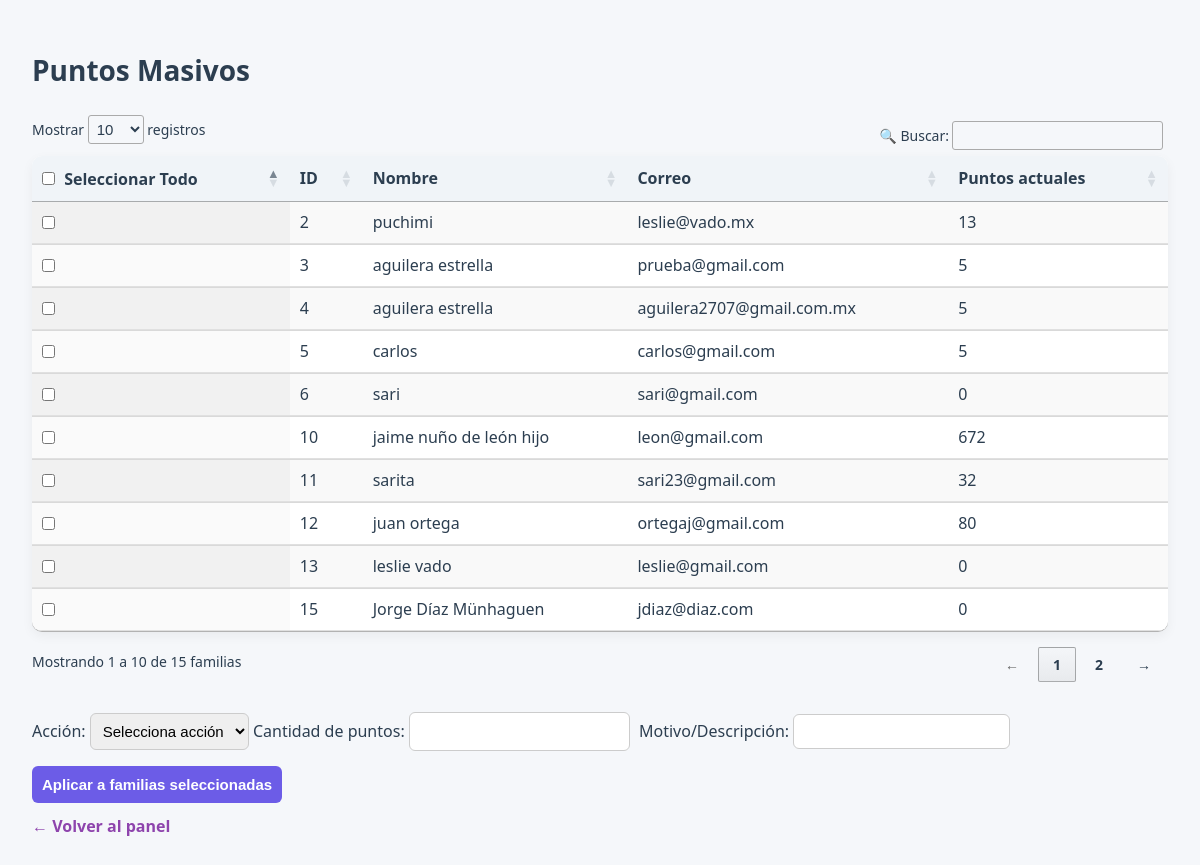
Before: /puntos-masivos (signed in) with the older database file.
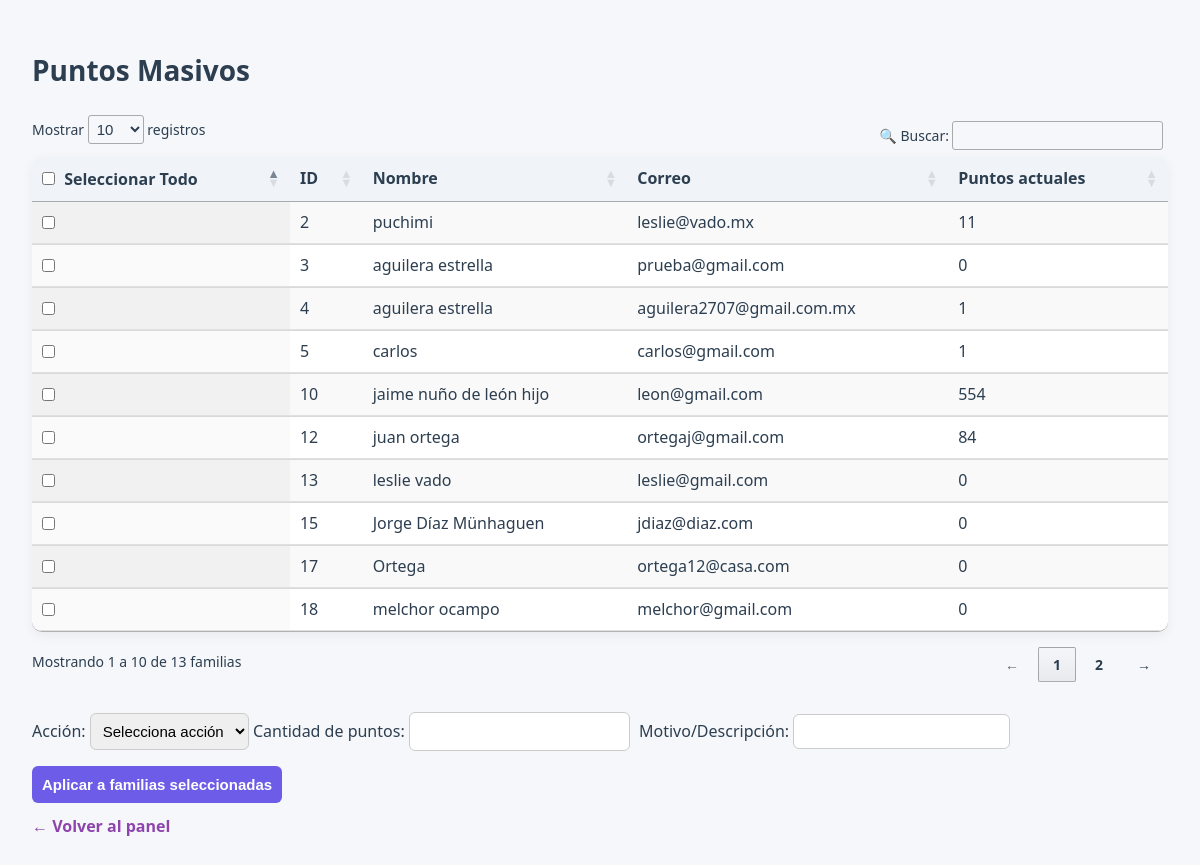
After: the same page with the newer database file.
### app/models.py (models this page shows, shortened)
class Familia(db.Model):
    id = db.Column(db.Integer, primary_key=True)
    nombre = db.Column(db.String(100), nullable=False)
    correo = db.Column(db.String(100), unique=True, nullable=False)
    password = db.Column(db.String(100), nullable=False)
    puntos = db.Column(db.Integer, default=0)

### app/routes.py (the view, shortened to what this page needs)
@app.route('/puntos-masivos', methods=['GET', 'POST'])
def puntos_masivos():
    if 'admin_id' not in session:
        return redirect(url_for('login'))
    rol = session.get('rol')
    if rol != 'admin':
        flash('No tienes permisos para acceder a esta página', 'error')
        return redirect(url_for('panel_admin'))
    familias = Familia.query.all()
    return render_template('puntos_masivos.html', familias=familias)

### app/__init__.py (called while the page is built)
@app.before_request
def mantener_sesion_activa():
    session.permanent = True

### app/routes.py (called while the page is built, shortened)
@app.before_request
def refrescar_timeout():
    if "admin_id" in session:
        now = datetime.utcnow()
        last = session.get("last_activity", now)
        if hasattr(last, "tzinfo") and last.tzinfo is not None:
            last = last.astimezone(timezone.utc).replace(tzinfo=None)
        session["last_activity"] = now

### app/templates/puntos_masivos.html (shortened to what this page needs)
<!DOCTYPE html>
<html lang="es">
<head>
    <link rel="stylesheet" href="{{ url_for('static', filename='css/admin.css') }}" />
    <link rel="stylesheet" href="https://cdn.datatables.net/1.13.6/css/jquery.dataTables.min.css" />
</head>
<body>
    <h1>Puntos Masivos</h1>
    <form method="POST">
        <table id="tabla-familias" class="display" style="width:100%">
            <thead>
                <tr>
                    <th><input type="checkbox" id="select-all" /> Seleccionar Todo</th>
                    <th>ID</th>
                    <th>Nombre</th>
                    <th>Correo</th>
                    <th>Puntos actuales</th>
                </tr>
            </thead>
            <tbody>
                {% for familia in familias %}
                <tr>
                    <td><input type="checkbox" name="familia_ids" value="{{ familia.id }}" /></td>
                    <td>{{ familia.id }}</td>
                    <td>{{ familia.nombre }}</td>
                    <td>{{ familia.correo }}</td>
                    <td>{{ familia.puntos }}</td>
                </tr>
                {% endfor %}
            </tbody>
        </table>
        <br/>
        <label for="tipo">Acción:</label>
        <select name="tipo" id="tipo" required>
            <option value="" disabled selected>Selecciona acción</option>
        </select>
        <label for="puntos">Cantidad de puntos:</label>
        <input type="number" name="puntos" id="puntos" min="1" required />
        <label for="descripcion">Motivo/Descripción:</label>
        <input type="text" name="descripcion" id="descripcion" required />
        <button type="submit">Aplicar a familias seleccionadas</button>
    </form>
    <a href="{{ url_for('panel_admin') }}" class="btn-volver">← Volver al panel</a>
</body>
</html>

Changed rows visible on the page:
removed Familia: id "6", nombre "sari", correo "sari@gmail.com", puntos "0"
removed Familia: id "11", nombre "sarita", correo "sari23@gmail.com", puntos "32"
changed Familia "puchimi": puntos "13" → "11"
changed Familia "prueba@gmail.com": puntos "5" → "0"
changed Familia "aguilera2707@gmail.com.mx": puntos "5" → "1"
changed Familia "carlos": puntos "5" → "1"
changed Familia "jaime nuño de león hijo": puntos "672" → "554"
changed Familia "juan ortega": puntos "80" → "84"
now on this page (row unchanged): Familia: id "17", nombre "Ortega", correo "ortega12@casa.com", puntos "0"
now on this page (row unchanged): Familia: id "18", nombre "melchor ocampo", correo "melchor@gmail.com", puntos "0"
Other visible differences:
text written by a page script: "Mostrar registros 🔍 Buscar: Mostrando 1 a 10 de 15 familias ← 1 2 →" → "Mostrar registros 🔍 Buscar: Mostrando 1 a 10 de 13 familias ← 1 2 →"
